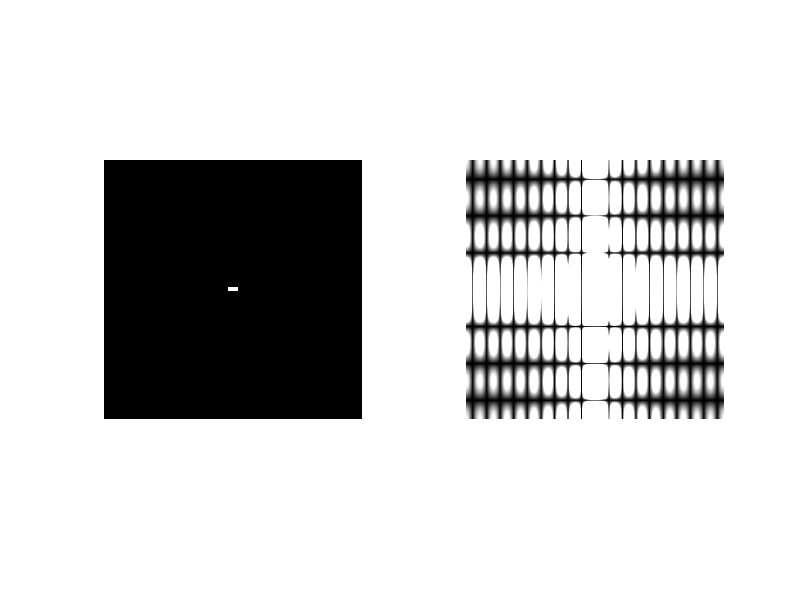

MATLAB code for this plot: (Note: this script raises an error after producing the figure.)
%%%%%%%%%%%%%%%%%%%%%%
%% Introduction

N=512;
B=20;
I = zeros(N,N);
for c=1:N
    if(rem(floor(c/B),2))
        I(:,c)=1;
    end
end
%J=imrotate(I,45);
subplot(1,2,1), imshow(I);
subplot(1,2,2), imshow(abs(fftshift(fft2(I))));

%%%%%%%%%%%%%%%%%%%%%%%%%%%%%%

r=7;
s=19;
j=N/2;
j=N/2;
I = zeros(N,N);
I(N/2-floor(r/2):N/2+floor(r/2),N/2-floor(s/2):N/2+floor(s/2))=1;
subplot(1,2,1), imshow(I);
subplot(1,2,2), imshow(abs(fftshift(fft2(I))));


%%%%%%%%%%%%%%%%%%%%%%%%%%%%%%%

N=100;
T=3;
X=-3*N/2:3*N/2;

f1=sinc(2*X/N*(T+0.5));
f2=zeros(size(X));
for(i=1:length(X))
    f2(i)=quasiSinc(T,X(i),N);
end

hold on;
plot(X,f1);
plot(X,f2);
plot([X(1) X(end)], [0 0], 'k-');



%%%%%%%%%%%%%%%%%%%%%%
%% Debut defloutage
lenna=imread('lenna.bmp');
%lenna=imread('toulouse.bmp');
%lenna=imread('marcheur.jpg');

lennaGray=rgb2gray(lenna);
%lennaGray=lenna;

M=size(lennaGray,1);
N=size(lennaGray,2);

%%%%%%%%%%%%%%%%%%%%%%%

T=3;
porte=ones(2*T+1,2*T+1)/((2*T+1)^2);

% lennaGrayFloue = imfilter(lennaGray,porte,'conv');
lennaGrayFloue = conv2(lennaGray,porte);
lennaGrayFloue = lennaGrayFloue/max(max(lennaGrayFloue));

subplot(1,2,1), imshow(lennaGray);
subplot(1,2,2), imshow(lennaGrayFloue);

%%%%%%%%%%%%%%%%%%%%%%%

lennaGrayFourierShift = fftshift(fft2(lennaGray));
lennaGrayFloueFourierShift = fftshift(fft2(lennaGrayFloue));
lennaGrayFloueFourier=fft2(lennaGrayFloue);
lennaGrayFourier=fft2(lennaGray);

subplot(1,2,1),imagesc(log(abs(lennaGrayFourierShift)+0.000000001));
subplot(1,2,2), imagesc(log(abs(lennaGrayFloueFourierShift)+0.000000001));

%%%%%%%%%%%%%%%%%%%%%%%%%%%%%%%%%%%

m1 = mean(abs(lennaGrayFloueFourier),1); % attention m1 est de taille 1*size(t,2)
figure, plot(fftshift(log(m1)));

m2 = mean(abs(lennaGrayFloueFourier),2); % attention m2 est de taille size(t,1)*1
figure, plot(fftshift(log(m2)));

i=1;
while(m1(i)>0.01 && i<length(m1))
    i=i+1;
end
i2_suppose=i;
T2_suppose=uint8(((size(lennaGrayFloueFourier,2)/(i2_suppose-1))-1)/2);

i=1;
while(m2(i)>0.01 && i<=length(m2))
    i=i+1;
end
i1_suppose=i;
T1_suppose=uint8(((size(lennaGrayFloueFourier,1)/(i1_suppose-1))-1)/2);

%T1_suppose=T;
%T2_suppose=T;

X1=0:M+2*T-1;
f1=zeros(1,M+2*T);
for i = 1:M+2*T
    f1(i)=quasiSinc(double(T1_suppose),X1(i),M+2*T);
end

X2=0:N+2*T-1;
f2=zeros(1,N+2*T);
for i = 1:N+2*T
    f2(i)=quasiSinc(double(T2_suppose),X2(i),N+2*T);
end

matSinc=f1'*f2;
imshow(abs(fftshift(matSinc)));

% matFloutage=zeros(size(lennaGrayFloueFourier2));
% % matFloutage(N/2-T:N/2+T,M/2-T:M/2+T)=1;
% matFloutage(1:2*T1_suppose+1,1:2*T2_suppose+1)=1;
% matSinc=fft2(matFloutage);
% imshow(abs(matSinc));

% imshow(lennaGrayFloueFourier2)
% imshow(abs(matSinc))
% 
% imshow(fftshift(abs(matSinc)))
% figure, imshow(fftshift(lennaGrayFloueFourier2))

% lennaGrayFloueDeflouteeFourier=lennaGrayFloueFourier2./matSinc;
% pb : divisions par zero.
% max(max(lennaGrayFloueDeflouteeFourier))
% min(min(abs(matSinc)))
threshold=1E-12;
matSincWithoutZeros=zeros(size(matSinc));
for i=1:size(matSinc,1)
    for j=1:size(matSinc,2)
        if(abs(matSinc(i,j))<threshold)
            %matSinc(i,j)=1;
            if(matSinc(i,j)<0)
                %matSincWithoutZeros(i,j)=(-threshold);
                matSincWithoutZeros(i,j)=1;
            else
                %matSincWithoutZeros(i,j)=threshold;
                matSincWithoutZeros(i,j)=1;
            end
        else
            matSincWithoutZeros(i,j)=matSinc(i,j);
        end
    end
end
lennaGrayFloueDeflouteeFourier=lennaGrayFloueFourier./matSincWithoutZeros;
lennaGrayDefloutee = abs(ifft2(lennaGrayFloueDeflouteeFourier));

subplot(1,3,1),imshow(lennaGray);
subplot(1,3,2), imshow(lennaGrayFloue);
subplot(1,3,3),imshow(lennaGrayDefloutee);

figure, imshow(fft2(lennaGray))
figure, imshow(lennaGrayFloueDeflouteeFourier)
figure, imshow( matSincWithoutZeros)
%figure, imshow(abs(matSinc)<threshold);
%figure, imshow(fftshift(abs(matSinc)<threshold));



